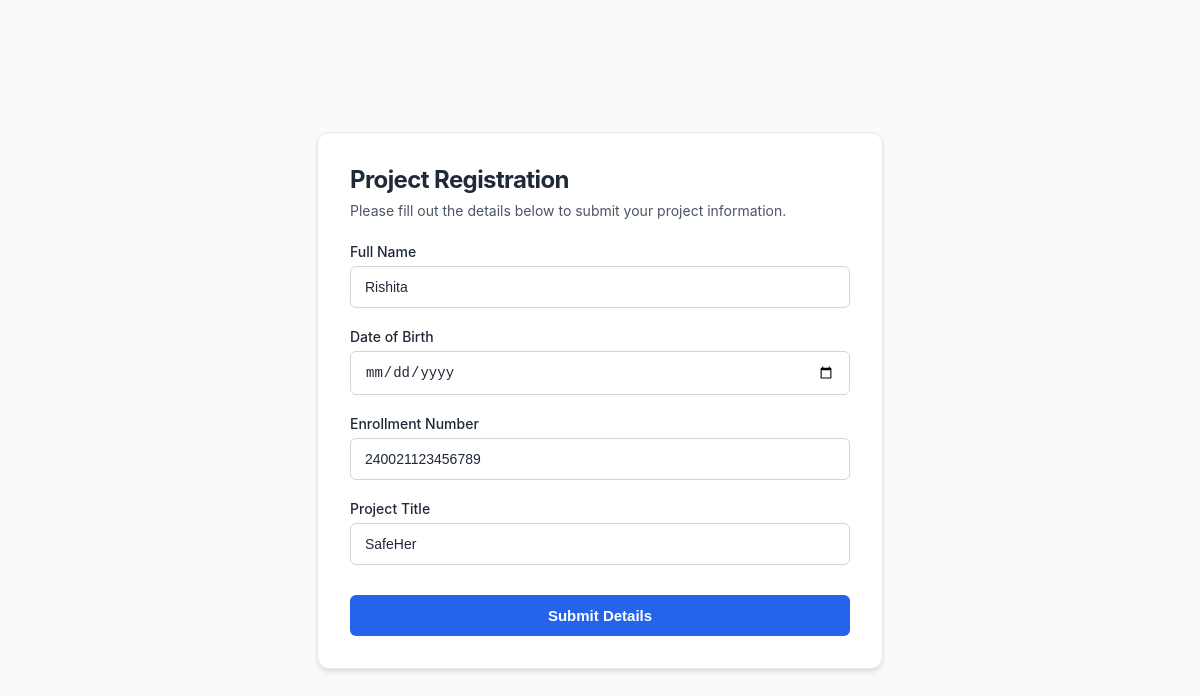
Screenshot of /update4 with the database file from the repository.
### mypro/models.py (models this page shows, shortened)
class Student(models.Model):
    Name=models.CharField()
    DOB=models.DateField()
    enrollment=models.IntegerField()
    project_title=models.CharField()

### mypro/views.py (the view, shortened to what this page needs)
# urls.py: path("update<int:id>",views.update,name="update"),
def update(request,id):
    d=get_object_or_404(Student,id=id)
    return render(request,"update.html",{"d":d})

### mypro/templates/update.html (shortened to what this page needs)
<!DOCTYPE html>
<html lang="en">
<head>
</head>
<body>
    <div class="form-container">
        <h2 class="form-title">Project Registration</h2>
        <p class="form-subtitle">Please fill out the details below to submit your project information.</p>
        <form action="" method="POST">
            <div class="form-group">
                <label for="name">Full Name</label>
                <input type="text" id="name" name="Name" placeholder="Enter your name" required value="{{d.Name}}">
            </div>
            <div class="form-group">
                <label for="dob">Date of Birth</label>
                <input type="date" id="dob" name="DOB" required value="{{d.DOB}}">
            </div>
            <div class="form-group">
                <label for="enrollment">Enrollment Number</label>
                <input type="text" id="enrollment" name="enrollment" placeholder="Enter your enrollment" required value="{{d.enrollment}}">
            </div>
            <div class="form-group">
                <label for="title">Project Title</label>
                <input type="text" id="title" name="project_title" placeholder="Enter your project title" required value="{{d.project_title}}">
            </div>
            <button type="submit" class="submit-btn">Submit Details</button>
        </form>
    </div>
</body>
</html>

### mypro/templates/update.html (style rules this page uses)
:root { --primary: #2563eb; --primary-hover: #1d4ed8; --text-main: #1f2937; --text-muted: #4b5563; --bg-body: #fafafa; --bg-card: #ffffff; --border-color: #d1d5db; --border-focus: #3b82f6; --shadow: 0 4px 6px -1px rgba(0, 0, 0, 0.1), 0 2px 4px -1px rgba(0, 0, 0, 0.06); }
body { font-family: -apple-system, BlinkMacSystemFont, "Segoe UI", Roboto, Helvetica, Arial, sans-serif; color: var(--text-main); background-color: var(--bg-body); display: flex; justify-content: center; align-items: center; min-height: 100vh; margin: 0; padding: 20px; box-sizing: border-box; }
.form-container { background-color: var(--bg-card); padding: 32px; border-radius: 12px; box-shadow: var(--shadow); width: 100%; max-width: 500px; border: 1px solid #e5e7eb; }
.form-title { margin: 0 0 8px 0; font-size: 24px; font-weight: 700; letter-spacing: -0.025em; }
.form-subtitle { margin: 0 0 24px 0; font-size: 14px; color: var(--text-muted); }
.form-group { margin-bottom: 20px; }
label { display: block; font-size: 14px; font-weight: 500; margin-bottom: 6px; color: var(--text-main); }
input[type="text"], input[type="date"] { width: 100%; padding: 12px 14px; font-size: 14px; border: 1px solid var(--border-color); border-radius: 6px; background-color: #fff; color: var(--text-main); box-sizing: border-box; transition: all 0.2s ease; }
input::placeholder { color: #9ca3af; }
.submit-btn { width: 100%; padding: 12px; background-color: var(--primary); color: #ffffff; border: none; border-radius: 6px; font-size: 15px; font-weight: 600; cursor: pointer; transition: background-color 0.2s ease; margin-top: 10px; }

### rows the page displays
Student: Name "Rishita", enrollment "240021123456789", project_title "SafeHer"
